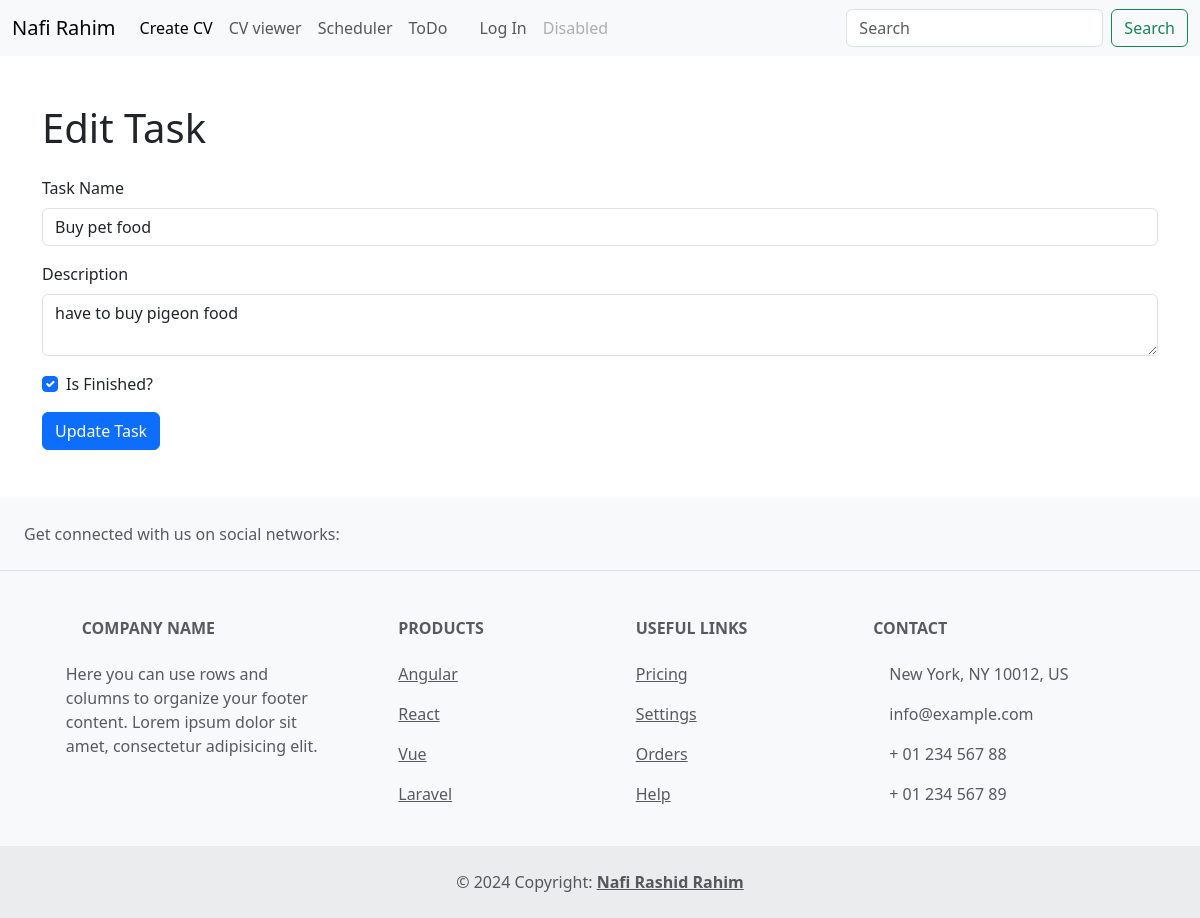
The page /scheduler/edit_task/3/ on the database its author committed.
### Scheduler/models.py (models this page shows, shortened)
class Task(models.Model):
    task_name = models.CharField(max_length=100, null=True)
    description = models.TextField(blank=True)
    created_at = models.DateTimeField(auto_now_add=True)
    updated_at = models.DateTimeField(auto_now=True)
    is_finished = models.BooleanField(default=False)

### Scheduler/views.py (the view, shortened to what this page needs)
def edit_task(request, task_id):
    try:
        task = Task.objects.get(id=task_id)
    except Task.DoesNotExist:
        return redirect('task_list')
    return render(request, 'Scheduler/edit_task.html', {'task': task})

### Templates/Scheduler/edit_task.html (shortened to what this page needs)
{% extends 'base.html' %}
{% block main %}
<div class="container py-5">
    <h1 class="mb-4">Edit Task</h1>
    <form method="post">
        <div class="mb-3">
            <label for="task_name" class="form-label">Task Name</label>
            <input type="text" class="form-control" id="task_name" name="task_name" value="{{ task.task_name }}" required>
        </div>
        <div class="mb-3">
            <label for="description" class="form-label">Description</label>
            <textarea class="form-control" id="description" name="description" required>{{ task.description }}</textarea>
        </div>
        <div class="mb-3 form-check">
            <input type="checkbox" class="form-check-input" id="is_finished" name="is_finished" {% if task.is_finished %}checked{% endif %}>
            <label class="form-check-label" for="is_finished">Is Finished?</label>
        </div>
        <button type="submit" class="btn btn-primary">Update Task</button>
    </form>
</div>
{% endblock %}

### rows shown on the page
Task: task_name "Buy pet food", description "have to buy pigeon food", is_finished "☑"
